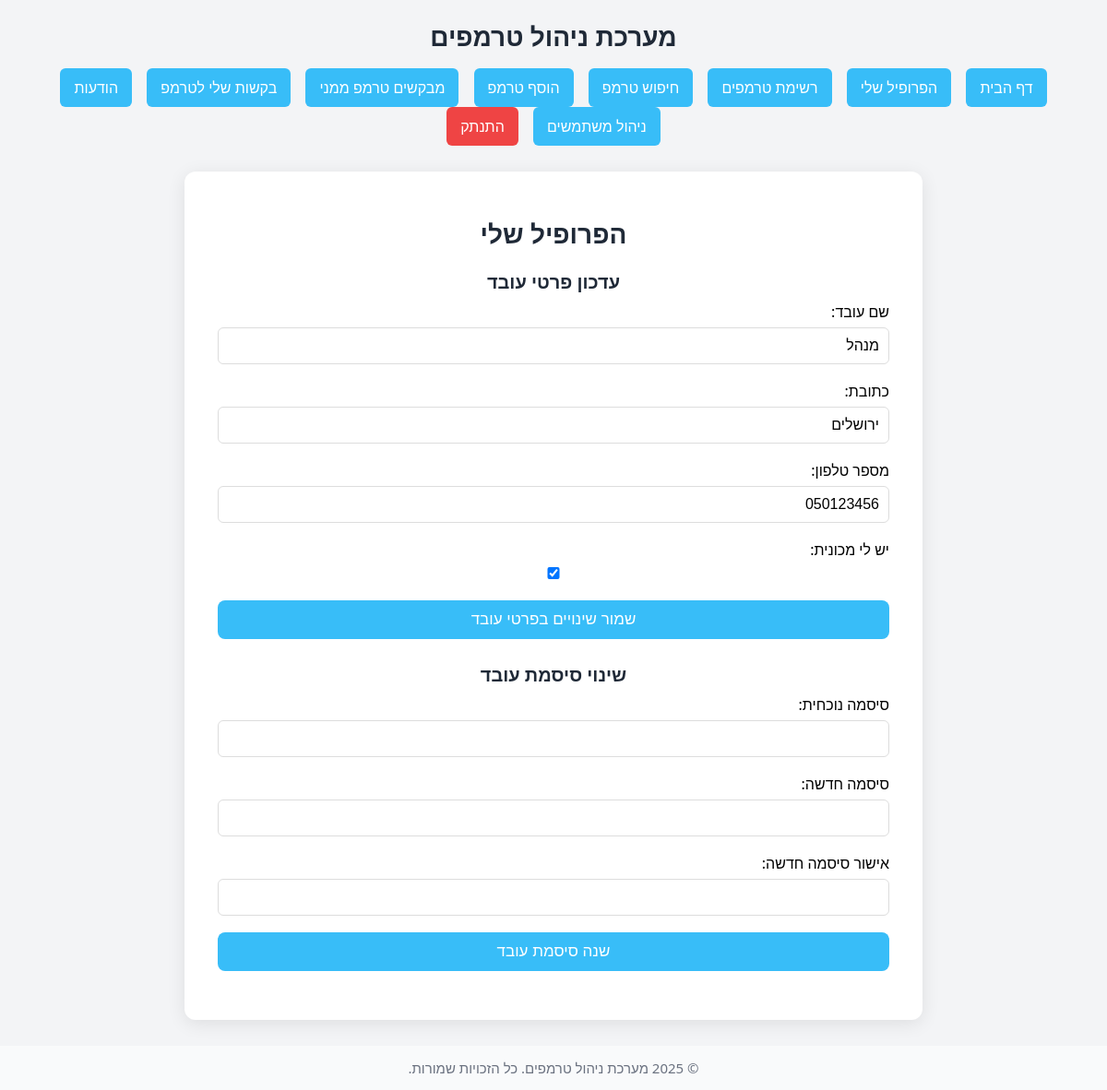
Screenshot of /profile.php (signed in) with the database file from the repository.
### tables this page shows
CREATE TABLE `employees` (
  `employee_id` int(11) NOT NULL,
  `employee_name` varchar(50) NOT NULL,
  `address` varchar(100) NOT NULL,
  `phone_number` varchar(15) NOT NULL,
  `has_car` tinyint(1) NOT NULL,
  `is_manager` tinyint(1) NOT NULL DEFAULT 0,
  `password` varchar(50) NOT NULL
);

### profile.php (the view, shortened to what this page needs)
<?php
require_once 'config.php';
$employee_id = $_SESSION['employee_id'];
$employee = null;
$stmt_get = $conn->prepare("SELECT * FROM employees WHERE employee_id = ?");
if ($stmt_get) {
    $stmt_get->bind_param("i", $employee_id);
    $stmt_get->execute();
    $result_get = $stmt_get->get_result();
    if ($result_get->num_rows === 1) {
        $employee = $result_get->fetch_assoc();
    } else {
        session_destroy();
        header("Location: index.php?error=employee_not_found");
        exit();
    }
} else {
    session_destroy();
    header("Location: index.php?error=employee_load_failed");
    exit();
}
?>
<!DOCTYPE html>
<html dir="rtl" lang="he">
<head>
    <link rel="stylesheet" href="style.css">
</head>
<body>
<?php include 'header.php'; ?>
<div class="container">
    <h1>הפרופיל שלי</h1>
    <h2>עדכון פרטי עובד</h2>
    <form method="POST" action="profile.php">
        <div class="form-group">
            <label for="employee_name">שם עובד:</label>
            <input type="text" id="employee_name" name="employee_name" maxlength="50" required value="<?php echo htmlspecialchars($employee['employee_name']); ?>">
        </div>
        <div class="form-group">
            <label for="address">כתובת:</label>
            <input type="text" id="address" name="address" maxlength="100" required value="<?php echo htmlspecialchars($employee['address']); ?>">
        </div>
        <div class="form-group">
            <label for="phone_number">מספר טלפון:</label>
            <input type="text" id="phone_number" name="phone_number" required pattern="[0-9]{9,10}" title="מספר טלפון חייב להכיל 9 או 10 ספרות" value="<?php echo htmlspecialchars($employee['phone_number']); ?>">
        </div>
        <div class="form-group">
            <label for="has_car">יש לי מכונית:</label>
            <input type="checkbox" id="has_car" name="has_car" <?php echo $employee['has_car'] ? 'checked' : ''; ?>>
        </div>
        <button type="submit" name="update_profile" class="btn-primary">שמור שינויים בפרטי עובד</button>
    </form>
    <h2>שינוי סיסמת עובד</h2>
    <form method="POST" action="profile.php">
        <div class="form-group">
            <label for="current_password">סיסמה נוכחית:</label>
            <input type="password" id="current_password" name="current_password" required>
        </div>
        <div class="form-group">
            <label for="new_password">סיסמה חדשה:</label>
            <input type="password" id="new_password" name="new_password" required>
        </div>
        <div class="form-group">
            <label for="confirm_password">אישור סיסמה חדשה:</label>
            <input type="password" id="confirm_password" name="confirm_password" required>
        </div>
        <button type="submit" name="change_password" class="btn-primary">שנה סיסמת עובד</button>
    </form>
</div>
<?php include 'footer.php'; ?>
</body>
</html>

### style.css (style rules this page uses)
* { box-sizing: border-box; margin: 0; padding: 0; }
body { font-family: 'Segoe UI', sans-serif; background: #f3f4f6; min-height: 100vh; }
.container { max-width: 800px; margin: 20px auto; padding: 48px 36px; background: #fff; border-radius: 12px; box-shadow: 0 4px 20px rgba(0, 0, 0, 0.09); }
h1, h2 { color: #1f2937; text-align: center; }
h1 { font-size: 28px; margin-bottom: 16px; }
h2 { font-size: 20px; margin: 20px 0 8px 0; }
.form-group { margin-bottom: 18px; }
.form-group label { font-weight: 500; display: block; margin-bottom: 4px; }
input, select, textarea { width: 100%; padding: 10px; border: 1px solid #ddd; border-radius: 6px; margin-top: 2px; font-size: 16px; outline: none; transition: border-color 0.2s; }
.btn-primary, .btn-danger, .btn-reset-pw { color: #fff; padding: 11px 0; border-radius: 8px; width: 100%; border: none; font-size: 17px; margin-bottom: 5px; cursor: pointer; transition: background 0.2s; }
.btn-primary { background: #38bdf8; }

### rows the page displays
employees: employee_name "מנהל", address "ירושלים", phone_number "050123456", has_car "☑"
